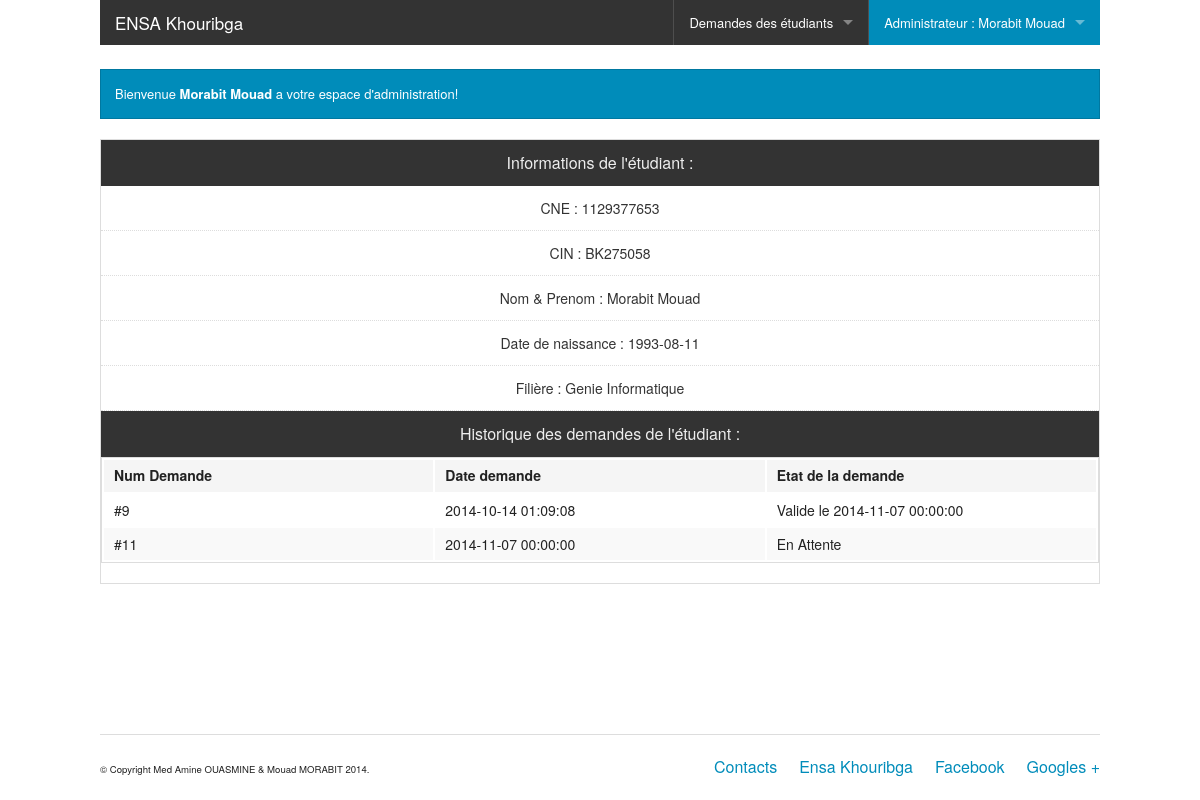
Before: /?page=details_etudiant&cne=1129377653 (signed in) with the older database file.
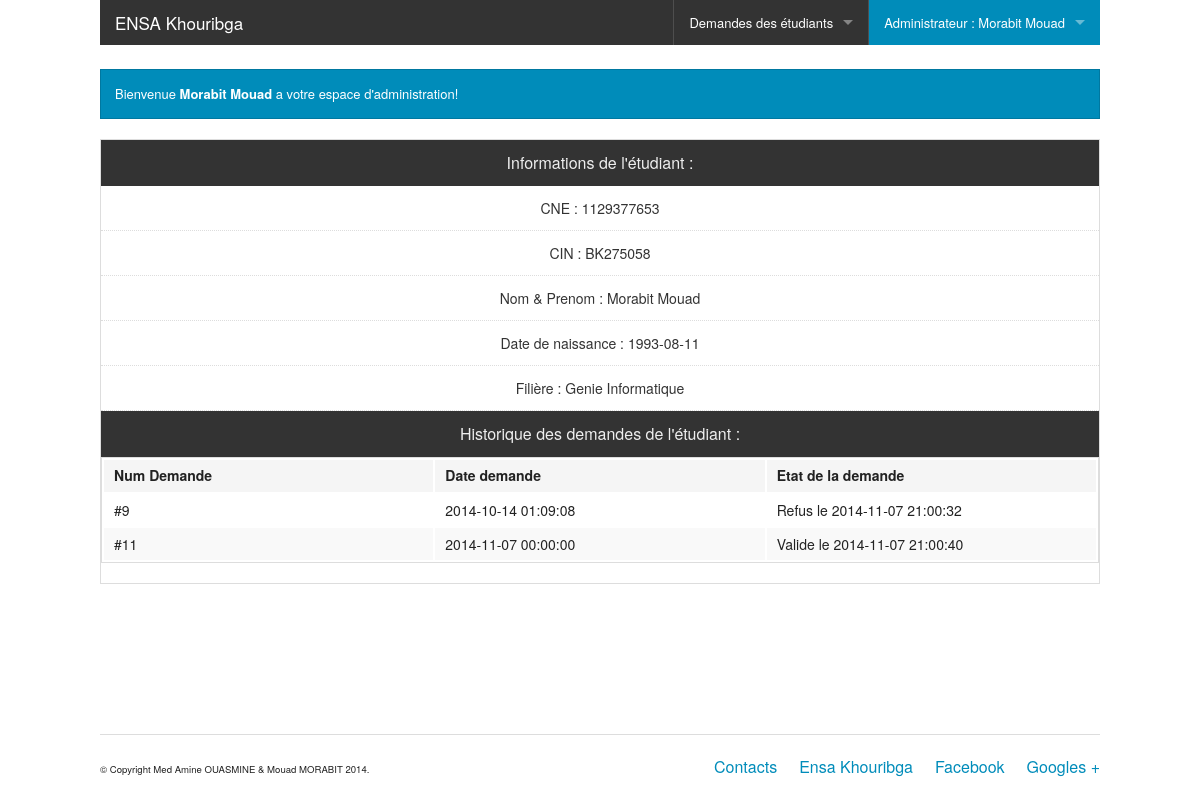
After: the same page with the newer database file.
### tables this page shows
CREATE TABLE IF NOT EXISTS `validation` (
  `id` int(11) NOT NULL AUTO_INCREMENT,
  `date_validation` datetime NOT NULL,
  `id_dem` int(11) NOT NULL,
  `id_admin` int(11) NOT NULL,
  `reponse` enum('Valide','Refus','Expire') NOT NULL,
  PRIMARY KEY (`id`),
  KEY `id_dem` (`id_dem`),
  KEY `id_admin` (`id_admin`)
);

CREATE TABLE IF NOT EXISTS `demande` (
  `id` int(11) NOT NULL AUTO_INCREMENT,
  `date_demande` datetime NOT NULL,
  `CNE` varchar(10) NOT NULL,
  PRIMARY KEY (`id`),
  KEY `CNE` (`CNE`)
);

### Metier/Database.class.php (called while the page is built)
<?php
class Database
{
	private static $bdd;
	public static function getConnection()
	{
		if(isset($bdd))
		{
			return self::$bdd;
		}
		else
		{
			try{
			self::$bdd = new PDO('mysql:host=localhost;dbname=demande_scolarite','root','');
			return self::$bdd;
			}
			catch(Exception $e)
			{
				die('Erreur base de donnee : '.$e->getMessage());
				return null;
			}
		}
	}
}
?>

### Metier/EtudiantManager.class.php (called while the page is built, shortened)
<?php
require_once('Etudiant.class.php');
require_once('Database.class.php');
require_once('FiliereManager.class.php');
class EtudiantManager
{
	public static function getById($cne)
		{
			$rep =Database::getConnection()->query('select * from etudiant where cne='.$cne);
			if($donnes=$rep->fetch())
			{
				$filiere = FiliereManager::getById($donnes['id_fil']);
				$etudiant = new Etudiant($donnes['nom'],$donnes['prenom'],$donnes['CNE'],$donnes['CIN'],$donnes['date_naissance'],$filiere);
				return $etudiant;
			}
			else
			{
				return null;
			}
		}
}
?>

### Metier/FiliereManager.class.php (called while the page is built, shortened)
<?php
require_once('Database.class.php');
class FiliereManager
{
	public static function getById($filiere)
		{
			$rep =Database::getConnection()->query('select * from filiere where id=\''.$filiere.'\'');
			if($donnes=$rep->fetch())
			{
				$filiere = new Filiere($donnes['id'],$donnes['libelle']);
				return $filiere;
			}
			else
			{
				return null;
			}
		}
}
?>

### Metier/Etudiant.class.php (called while the page is built, shortened)
<?php
	require_once('Database.class.php');
	class Etudiant extends Personne
	{
		private $cne;
		function __construct($nom,$prenom,$cne,$cin,$date_naissance,$filiere)
		{
			$this->cne = $cne;
		}
		public function getCne()
		{
			return $this->cne;
		}
	}
?>

### Metier/DemandeManager.class.php (called while the page is built, shortened)
<?php
require_once('Demande.class.php');
require_once('Database.class.php');
require_once('EtudiantManager.class.php');
class DemandeManager
{
	public static function getByEtudiant(Etudiant $etud)
	{
			$rep =Database::getConnection()->query('select *,d.id as dem from demande d LEFT OUTER JOIN validation v ON d.id=v.id_dem where CNE=\''.$etud->getCne().'\'');
			$demandes=array();
			while($donnes=$rep->fetch())
			{
				$demandes[]=new Demande($donnes['dem'],$donnes['date_demande'],$etud,new Validation($donnes['date_validation'],$donnes['reponse']));
			}
			return $demandes;
	}
}
?>

### Metier/Demande.class.php (called while the page is built, shortened)
<?php
	require_once('Etudiant.class.php');
	require_once('Validation.class.php');
	class Demande
	{
		private $id;
		private $date_demande;
		private $validation;
		function __construct($id,$date_demande,Etudiant $etudiant,Validation $validation)
		{
			$this->id=$id;
			$this->date_demande = $date_demande;
			$this->validation = $validation;
		}
		public function getId()
		{
			return $this->id;
		}
		function getDate_Demande()
		{
			return $this->date_demande;
		}
		function getValidation()
		{
			return $this->validation;
		}
	}
?>

### Metier/Validation.class.php (called while the page is built, shortened)
<?php
	require_once('Demande.class.php');
	class Validation
	{
		private $date_validation;
		private $reponse;
		 function __construct($date_validation,$reponse)
		{
			$this->date_validation = $date_validation;
			$this->reponse=$reponse;
		}
		public function getDate_validation()
		{
			return $this->date_validation;
		}
		public function getReponse()
		{
			return $this->reponse;
		}
	}
?>

### Pages/details_etudiant.php (the view, shortened to what the changed rows need)
<?php
if(isset($_SESSION['login']))
{
	if(isset($_GET['cne']))
	{
		$etudiant = EtudiantManager::getById($_GET['cne']);
	}
?>	<script type="text/javascript" ></script>
	<div>
		<div class="large-12 colums">
			<?php
			if(isset($etudiant))
			{
			$demandes = DemandeManager::getByEtudiant($etudiant);
			?>
			<ul class="pricing-table">
				<table class="large-12" >
				<thead>
					<tr>
						<th width="150">Num Demande</th>
						<th width="150">Date demande</th>
						<th width="150">Etat de la demande</th>
					</tr>
				</thead>
				<tbody>
				<?php
					for($i=0;$i<count($demandes);$i++)
					{
					?>
						<tr>
							<td>#<?php echo $demandes[$i]->getId(); ?></td>
							<td><?php echo $demandes[$i]->getDate_Demande(); ?></td>
							<td><?php  $val = $demandes[$i]->getValidation()->getReponse(); echo (isset($val)?($demandes[$i]->getValidation()->getReponse().' le '.$demandes[$i]->getValidation()->getDate_Validation()):"En Attente"); ?></td>
						</tr>
				<?php
					}
				?>
				</tbody>
			</table>
			</ul>
			<?php
			}
			?>
		</div>
	</div>
<?php
}
?>

Changed rows visible on the page:
removed validation: id_dem "9", id_dem.date_demande "2014-10-14 01:09:08", reponse "Valide", date_validation "2014-11-07 00:00:00"
no longer on this page (row unchanged): demande: id "11", date_demande "2014-11-07 00:00:00", shows "En Attente"
added validation: id_dem "9", id_dem.date_demande "2014-10-14 01:09:08", reponse "Refus", date_validation "2014-11-07 21:00:32"
added validation: id_dem "11", id_dem.date_demande "2014-11-07 00:00:00", reponse "Valide", date_validation "2014-11-07 21:00:40"
